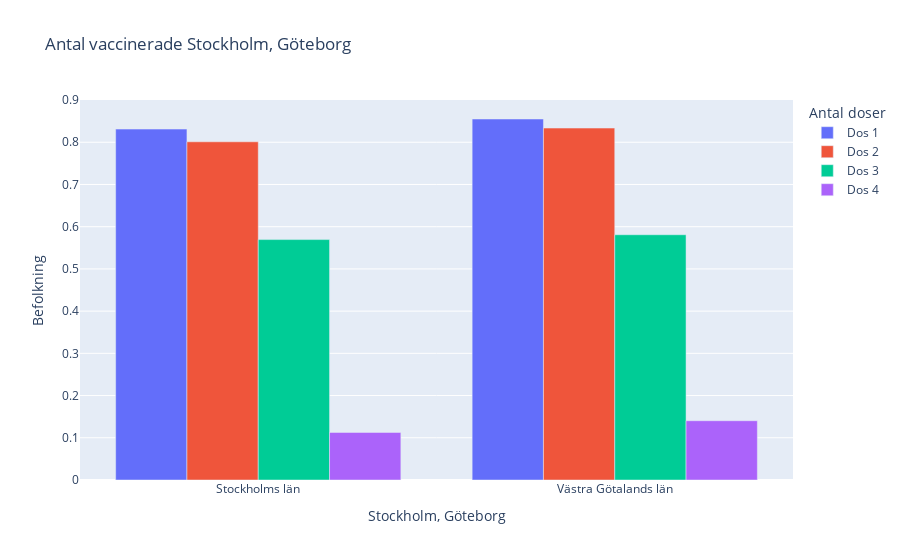

Notebook cell for this chart:
### Markdown cell above
## f) 
Tag Västra Götalands län och Stockholms län och rita diagram över andelen vaccinerade med minst 1 dos,
två doser, tre doser och fyra doser.

### Code cell
counties_conditon = ['Västra Götalands län', 'Stockholms län'] ## keyword for search

df_counties = df_vaccin_data[df_vaccin_data['Län_namn'].isin(counties_conditon)] ## uses same start as, assignent = D)
grouped_by_province = df_counties.groupby("Län")


dos_andel_1 = grouped_by_province["Antal minst 1 dos"].sum() / grouped_by_province["Befolkning"].sum()
dos_andel_2 = grouped_by_province["Antal minst 2 doser"].sum() / grouped_by_province["Befolkning"].sum()
dos_andel_3 = grouped_by_province["Antal 3 doser"].sum() / grouped_by_province["Befolkning"].sum()
dos_andel_4 = grouped_by_province["Antal 4 doser"].sum() / grouped_by_province["Befolkning"].sum()

# samma logik som första 

fig = px.bar(
    y = [dos_andel_1, dos_andel_2, dos_andel_3, dos_andel_4],
    x = df_counties.Län_namn.unique(),
    barmode ="group",
    labels={
        "value": "Befolkning",
        "variable": "Antal doser",
        "x": "Stockholm, Göteborg",
    },
    title="Antal vaccinerade Stockholm, Göteborg"
)

newnames = {
    "wide_variable_0": "Dos 1",
    "wide_variable_1": "Dos 2",
    "wide_variable_2": "Dos 3",
    "wide_variable_3": "Dos 4"
}

# same solution as above exercise
fig.for_each_trace(lambda t: t.update(name=newnames[t.name]))
fig.show()

### Figure 1 — Plotly figure (JSON) as saved in the notebook; plotly's stock layout.template omitted (floating-point values rounded to 4 significant figures)
{"data": [{"alignmentgroup": "True", "hovertemplate": "Antal doser=wide_variable_0<br>Stockholm, Göteborg=%{x}<br>Befolkning=%{y}<extra></extra>", "legendgroup": "wide_variable_0", "marker": {"color": "#636efa", "pattern": {"shape": ""}}, "name": "Dos 1", "offsetgroup": "wide_variable_0", "orientation": "v", "showlegend": true, "textposition": "auto", "type": "bar", "x": ["Stockholms län", "Västra Götalands län"], "xaxis": "x", "y": [0.8312, 0.8551], "yaxis": "y"}, {"alignmentgroup": "True", "hovertemplate": "Antal doser=wide_variable_1<br>Stockholm, Göteborg=%{x}<br>Befolkning=%{y}<extra></extra>", "legendgroup": "wide_variable_1", "marker": {"color": "#EF553B", "pattern": {"shape": ""}}, "name": "Dos 2", "offsetgroup": "wide_variable_1", "orientation": "v", "showlegend": true, "textposition": "auto", "type": "bar", "x": ["Stockholms län", "Västra Götalands län"], "xaxis": "x", "y": [0.8011, 0.8336], "yaxis": "y"}, {"alignmentgroup": "True", "hovertemplate": "Antal doser=wide_variable_2<br>Stockholm, Göteborg=%{x}<br>Befolkning=%{y}<extra></extra>", "legendgroup": "wide_variable_2", "marker": {"color": "#00cc96", "pattern": {"shape": ""}}, "name": "Dos 3", "offsetgroup": "wide_variable_2", "orientation": "v", "showlegend": true, "textposition": "auto", "type": "bar", "x": ["Stockholms län", "Västra Götalands län"], "xaxis": "x", "y": [0.5695, 0.5809], "yaxis": "y"}, {"alignmentgroup": "True", "hovertemplate": "Antal doser=wide_variable_3<br>Stockholm, Göteborg=%{x}<br>Befolkning=%{y}<extra></extra>", "legendgroup": "wide_variable_3", "marker": {"color": "#ab63fa", "pattern": {"shape": ""}}, "name": "Dos 4", "offsetgroup": "wide_variable_3", "orientation": "v", "showlegend": true, "textposition": "auto", "type": "bar", "x": ["Stockholms län", "Västra Götalands län"], "xaxis": "x", "y": [0.1127, 0.1404], "yaxis": "y"}], "layout": {"barmode": "group", "legend": {"title": {"text": "Antal doser"}, "tracegroupgap": 0}, "title": {"text": "Antal vaccinerade Stockholm, Göteborg"}, "xaxis": {"anchor": "y", "domain": [0, 1], "title": {"text": "Stockholm, Göteborg"}}, "yaxis": {"anchor": "x", "domain": [0, 1], "title": {"text": "Befolkning"}}}}
